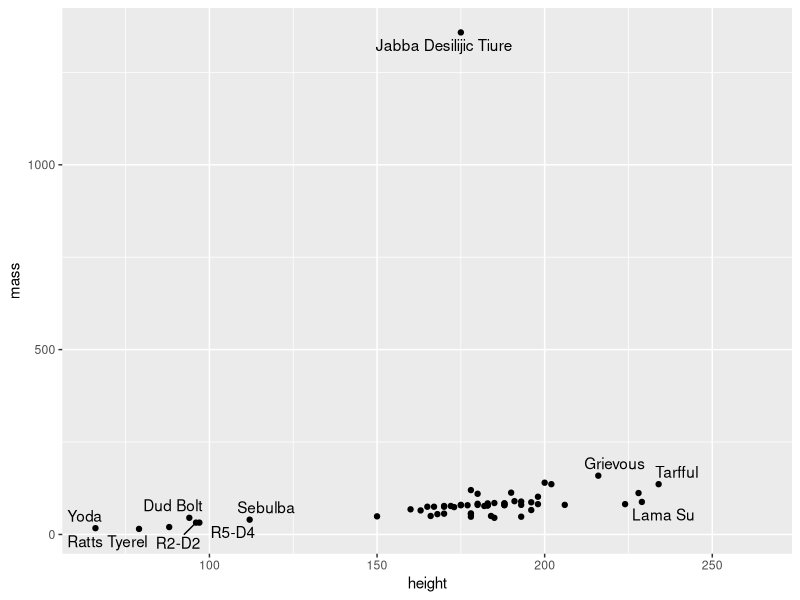
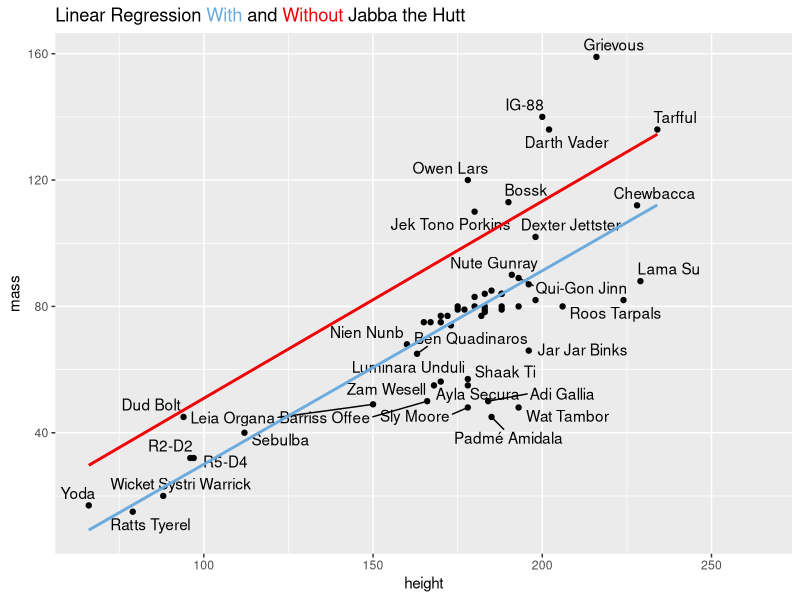

Source code (R) for these figures, in order:
## ---- chunk 1
knitr::opts_chunk$set(echo = TRUE)
library(tidyverse)
library(ggrepel) # you may have to install ggrepel on your machine with install.packages("ggrepel")
library(ggtext) # you may have to install ggtext on your machine with install.packages("ggtext")
## ---- chunk 2
head(starwars[,c("name", "height", "mass")])
## ---- chunk 3
# geom_text_repel is a "smart" point labeler from the ggrepel library

ggplot(starwars, aes(x = height, y = mass, label = name)) + geom_point() + geom_text_repel()
## ---- chunk 4
model = lm(height ~ mass, starwars)

# running just summary(model) gives you a ton of information, I reduce it to just the relevant info with $coefficients
summary(model)$coefficients
## ---- chunk 5
# The algebraic forms of these values are covered in lecture, they are complex
estimate = 0.02807
se = 0.02752
n = 59 # you can check this with starwars %>% drop_na(height, mass) %>% count()

# But, using them, we can recreate the t-value and p-value from lm
(t_value = estimate/se)
(p_value = 2*(1-pt(t_value, df = n-2)))
## ---- chunk 6
ggplot(starwars %>% filter(!str_detect(name, "Jabba")), aes(x = height, y = mass, label = name)) +
  geom_point() + 
  geom_text_repel() + 
  geom_smooth(data = starwars, method = "lm", se = F, color = "#EF0107") + # Uses full starwars dataset
  geom_smooth(method = "lm", se = F, color = "#6CABDD") + # Uses default from ggplot() call at top, without Jabba
  
  ggtitle("Linear Regression <span style='color: #6CABDD;'>With</span> and <span style='color: #EF0107;'>Without</span> Jabba the Hutt") +
  theme(plot.title = element_markdown())
## ---- chunk 7
summary(lm(height ~ mass, starwars %>% filter(!str_detect(name, "Jabba"))))$coefficients
